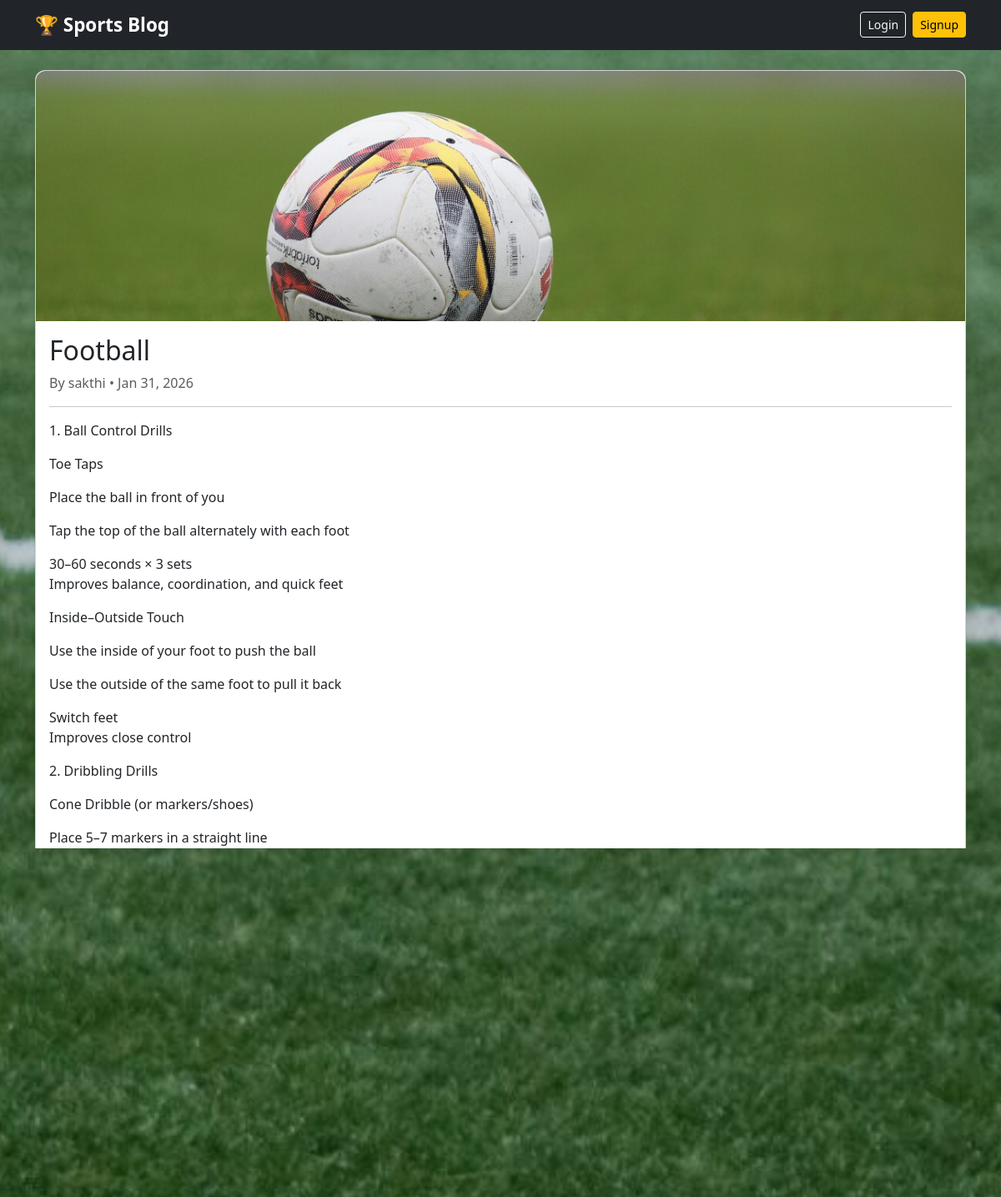
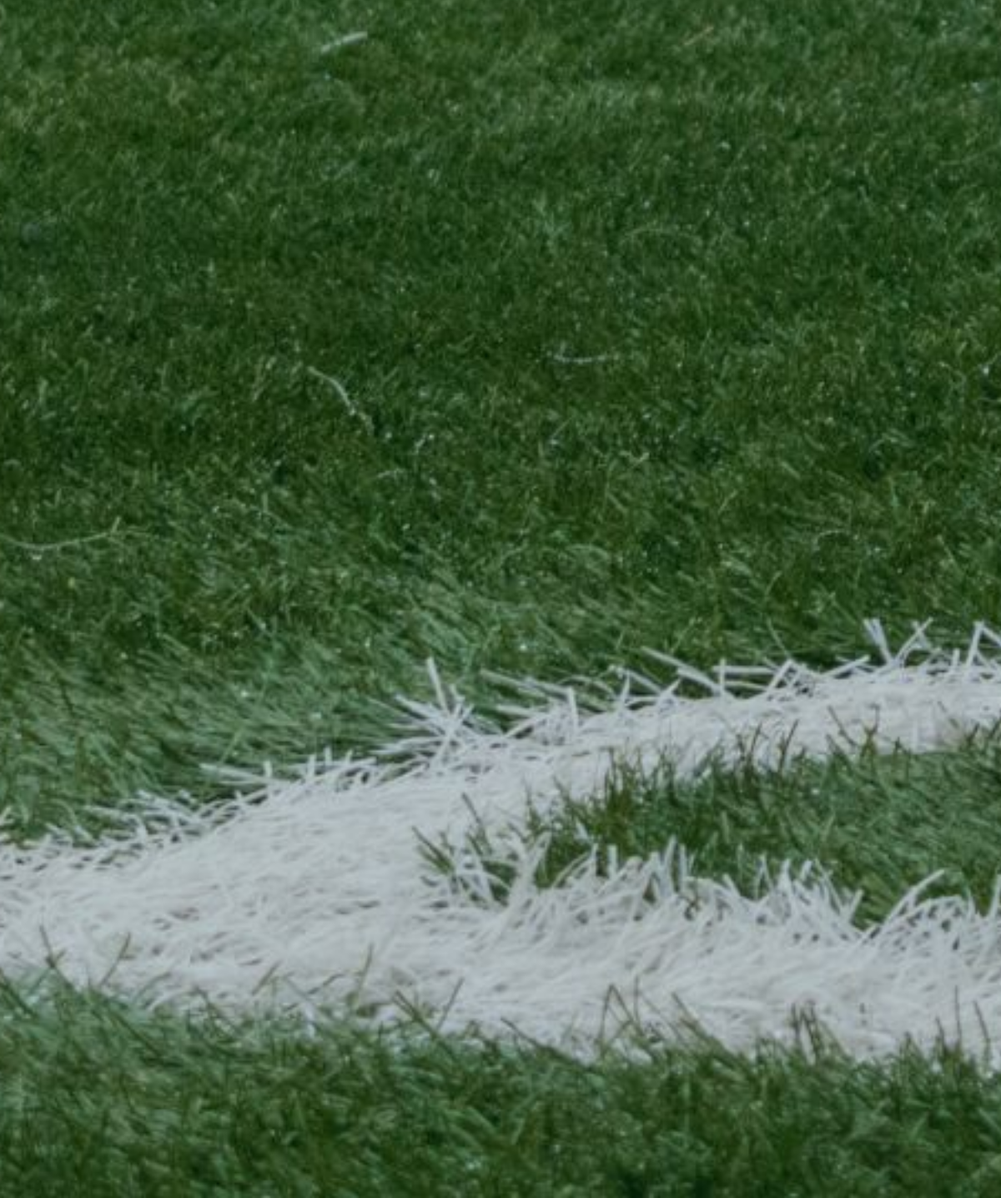
The app's page /post/1/ with its own data (2 pictures, top to bottom).
### blog/models.py (models this page shows, shortened)
class Post(models.Model):
    title = models.CharField(max_length=200)
    slug = models.SlugField(max_length=220, unique=True)
    author = models.ForeignKey(User, on_delete=models.CASCADE)
    category = models.ForeignKey(Category, on_delete=models.SET_NULL, null=True, blank=True)
    content = models.TextField()
    featured_image = models.ImageField(upload_to='posts/', null=True, blank=True)
    published = models.BooleanField(default=True)
    created_at = models.DateTimeField(auto_now_add=True)
    updated_at = models.DateTimeField(auto_now=True)
    class Meta:
        ordering = ['-created_at']

### blog/views.py (the view)
# urls.py: path('post/<int:pk>/', views.PostDetailView.as_view(), name='post_detail'),  # ✅ detail page
class PostDetailView(DetailView):
    model = Post
    template_name = 'blog/post_detail.html'
    context_object_name = 'post'
    def get_context_data(self, **kwargs):
        context = super().get_context_data(**kwargs)
        context['comment_form'] = CommentForm()
        return context
    def post(self, request, *args, **kwargs):
        self.object = self.get_object()
        if not request.user.is_authenticated:
            return redirect('blog:login')
        form = CommentForm(request.POST)
        if form.is_valid():
            comment = form.save(commit=False)
            comment.user = request.user
            comment.post = self.object
            comment.save()
            return HttpResponseRedirect(self.object.get_absolute_url())
        context = self.get_context_data(object=self.object, comment_form=form)
        return self.render_to_response(context)

### blog/templates/blog/post_detail.html
{% extends 'blog/base.html' %}
{% block content %}
<div class="card shadow-sm">
  {% if post.featured_image %}
  <img src="{{ post.featured_image.url }}"  alt="{{ post.title }}" style="width:100%;">
  {% endif %}
  <div class="card-body">
    <h2 class="card-title">{{ post.title }}</h2>
    <p class="text-muted">By {{ post.author }} • {{ post.created_at|date:"M d, Y" }}</p>
    <hr>
    <p>{{ post.content|linebreaks }}</p>
  </div>
</div>
<a href="{% url 'blog:post_list' %}" class="btn btn-secondary mt-3">⬅ Back to Posts</a>
{% endblock %}

### blog/static/blog/css/style.css (style rules this page uses)
body { background-color: #f8f9fa; }
.card { border-radius: 12px; }
.card img { border-top-left-radius: 12px; border-top-right-radius: 12px; height: 300px; object-fit: cover; }
body { background-image: url("../images/background2.jpg"); background-size: cover; background-repeat: no-repeat; background-attachment: fixed; background-position: center; background-color: #f8f9fa; }

### records on screen
Post: featured_image (picture), title "Football", author "sakthi", created_at "Jan 31, 2026", content "1. Ball Control Drills Toe Taps Place the ball in front of you Tap the top of the ball alternately with each foot 30–60 seconds × 3 sets Improves balance, coordination, and quick feet Inside–Outside Touch Use the inside of your foot to push the ball Use the outside of the same foot to pull it back Switch feet Improves close control 2. Dribbling Drills Cone Dribble (or markers/shoes) Place 5–7 markers in a straight line Dribble through them using both feet Go slow first, then increase speed Improves agility and ball control Speed Dribble Push the ball forward and sprint Stop the ball, turn, and sprint again Improves control at match speed 3. Passing Drills Wall Passing Pass the ball against…"
